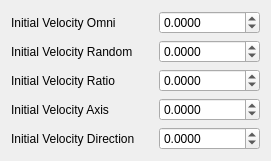
                 <widget class="QWidget" name="tab_4">
                  <property name="sizePolicy">
                   <sizepolicy hsizetype="Expanding" vsizetype="Expanding">
                    <horstretch>0</horstretch>
                    <verstretch>0</verstretch>
                   </sizepolicy>
                  </property>
                  <attribute name="title">
                   <string>Initial Velocity</string>
                  </attribute>
                  <layout class="QGridLayout" name="gridLayout_16">
                   <item row="0" column="0">
                    <layout class="QGridLayout" name="gridLayout_4" rowstretch="1,1,1,1,1" columnstretch="1,1">
                     <property name="horizontalSpacing">
                      <number>24</number>
                     </property>
                     <item row="3" column="0">
                      <widget class="QLabel" name="label_66">
                       <property name="text">
                        <string>Initial Velocity Axis</string>
                       </property>
                      </widget>
                     </item>
                     <item row="0" column="0">
                      <widget class="QLabel" name="label_33">
                       <property name="text">
                        <string>Initial Velocity Omni</string>
                       </property>
                      </widget>
                     </item>
                     <item row="0" column="1">
                      <widget class="QDoubleSpinBox" name="initialVelocityOmni">
                       <property name="sizePolicy">
                        <sizepolicy hsizetype="MinimumExpanding" vsizetype="Fixed">
                         <horstretch>0</horstretch>
                         <verstretch>0</verstretch>
                        </sizepolicy>
                       </property>
                       <property name="prefix">
                        <string/>
                       </property>
                       <property name="decimals">
                        <number>4</number>
                       </property>
                       <property name="minimum">
                        <double>-100000000000.000000000000000</double>
                       </property>
                       <property name="maximum">
                        <double>100000000000.000000000000000</double>
                       </property>
                      </widget>
                     </item>
                     <item row="4" column="0">
                      <widget class="QLabel" name="label_68">
                       <property name="text">
                        <string>Initial Velocity Direction</string>
                       </property>
                      </widget>
                     </item>
                     <item row="4" column="1">
                      <widget class="QDoubleSpinBox" name="initialVelocityDirection">
                       <property name="sizePolicy">
                        <sizepolicy hsizetype="MinimumExpanding" vsizetype="Fixed">
                         <horstretch>0</horstretch>
                         <verstretch>0</verstretch>
                        </sizepolicy>
                       </property>
                       <property name="prefix">
                        <string/>
                       </property>
                       <property name="decimals">
                        <number>4</number>
                       </property>
                       <property name="minimum">
                        <double>-100000000000.000000000000000</double>
                       </property>
                       <property name="maximum">
                        <double>100000000000.000000000000000</double>
                       </property>
                      </widget>
                     </item>
                     <item row="2" column="1">
                      <widget class="QDoubleSpinBox" name="initialVelocityRatio">
                       <property name="sizePolicy">
                        <sizepolicy hsizetype="MinimumExpanding" vsizetype="Fixed">
                         <horstretch>0</horstretch>
                         <verstretch>0</verstretch>
                        </sizepolicy>
                       </property>
                       <property name="prefix">
                        <string/>
                       </property>
                       <property name="decimals">
                        <number>4</number>
                       </property>
                       <property name="minimum">
                        <double>-100000000000.000000000000000</double>
                       </property>
                       <property name="maximum">
                        <double>100000000000.000000000000000</double>
                       </property>
                      </widget>
                     </item>
                     <item row="1" column="0">
                      <widget class="QLabel" name="label_67">
                       <property name="text">
                        <string>Initial Velocity Random</string>
                       </property>
                      </widget>
                     </item>
                     <item row="3" column="1">
                      <widget class="QDoubleSpinBox" name="initialVelocityAxis">
                       <property name="sizePolicy">
                        <sizepolicy hsizetype="MinimumExpanding" vsizetype="Fixed">
                         <horstretch>0</horstretch>
                         <verstretch>0</verstretch>
                        </sizepolicy>
                       </property>
                       <property name="prefix">
                        <string/>
                       </property>
                       <property name="decimals">
                        <number>4</number>
                       </property>
                       <property name="minimum">
                        <double>-100000000000.000000000000000</double>
                       </property>
                       <property name="maximum">
                        <double>100000000000.000000000000000</double>
                       </property>
                      </widget>
                     </item>
                     <item row="2" column="0">
                      <widget class="QLabel" name="label_69">
                       <property name="text">
                        <string>Initial Velocity Ratio</string>
                       </property>
                      </widget>
                     </item>
                     <item row="1" column="1">
                      <widget class="QDoubleSpinBox" name="initialVelocityRandom">
                       <property name="sizePolicy">
                        <sizepolicy hsizetype="MinimumExpanding" vsizetype="Fixed">
                         <horstretch>0</horstretch>
                         <verstretch>0</verstretch>
                        </sizepolicy>
                       </property>
                       <property name="prefix">
                        <string/>
                       </property>
                       <property name="decimals">
                        <number>4</number>
                       </property>
                       <property name="minimum">
                        <double>-100000000000.000000000000000</double>
                       </property>
                       <property name="maximum">
                        <double>100000000000.000000000000000</double>
                       </property>
                      </widget>
                     </item>
                    </layout>
                   </item>
                  </layout>
                 </widget>
